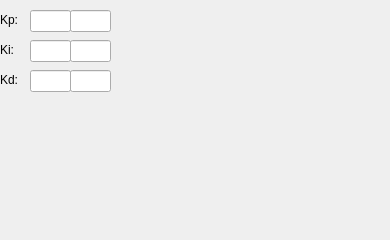
   <widget class="QWidget" name="tab">
    <attribute name="title">
     <string>Tuning</string>
    </attribute>
    <widget class="caTextEntry" name="catextentry_17">
     <property name="geometry">
      <rect>
       <x>70</x>
       <y>70</y>
       <width>41</width>
       <height>22</height>
      </rect>
     </property>
     <property name="minimumSize">
      <size>
       <width>0</width>
       <height>22</height>
      </size>
     </property>
     <property name="maximumSize">
      <size>
       <width>16777215</width>
       <height>22</height>
      </size>
     </property>
     <property name="readOnly">
      <bool>false</bool>
     </property>
     <property name="channel" stdset="0">
      <string notr="true">$(SYS):$(Axis)-Ctrl-Kd</string>
     </property>
     <property name="precision">
      <number>3</number>
     </property>
     <property name="precisionMode">
      <enum>caLineEdit::User</enum>
     </property>
     <property name="keepFocus">
      <bool>true</bool>
     </property>
    </widget>
    <widget class="caLineEdit" name="calineedit_38">
     <property name="geometry">
      <rect>
       <x>30</x>
       <y>10</y>
       <width>41</width>
       <height>22</height>
      </rect>
     </property>
     <property name="minimumSize">
      <size>
       <width>0</width>
       <height>22</height>
      </size>
     </property>
     <property name="maximumSize">
      <size>
       <width>16777215</width>
       <height>22</height>
      </size>
     </property>
     <property name="channel" stdset="0">
      <string notr="true">$(SYS):$(Axis)-Ctrl-Kp</string>
     </property>
     <property name="background">
      <color alpha="222">
       <red>192</red>
       <green>192</green>
       <blue>192</blue>
      </color>
     </property>
     <property name="colorMode">
      <enum>caLineEdit::Static</enum>
     </property>
     <property name="precision">
      <number>3</number>
     </property>
     <property name="precisionMode">
      <enum>caLineEdit::Channel</enum>
     </property>
     <property name="limitsMode">
      <enum>caLineEdit::User</enum>
     </property>
     <property name="unitsEnabled">
      <bool>true</bool>
     </property>
    </widget>
    <widget class="caTextEntry" name="catextentry_14">
     <property name="geometry">
      <rect>
       <x>70</x>
       <y>10</y>
       <width>41</width>
       <height>22</height>
      </rect>
     </property>
     <property name="minimumSize">
      <size>
       <width>0</width>
       <height>22</height>
      </size>
     </property>
     <property name="maximumSize">
      <size>
       <width>16777215</width>
       <height>22</height>
      </size>
     </property>
     <property name="readOnly">
      <bool>false</bool>
     </property>
     <property name="channel" stdset="0">
      <string notr="true">$(SYS):$(Axis)-Ctrl-Kp</string>
     </property>
     <property name="precision">
      <number>3</number>
     </property>
     <property name="precisionMode">
      <enum>caLineEdit::User</enum>
     </property>
     <property name="keepFocus">
      <bool>true</bool>
     </property>
    </widget>
    <widget class="caLineEdit" name="calineedit_39">
     <property name="geometry">
      <rect>
       <x>30</x>
       <y>40</y>
       <width>41</width>
       <height>22</height>
      </rect>
     </property>
     <property name="minimumSize">
      <size>
       <width>0</width>
       <height>22</height>
      </size>
     </property>
     <property name="maximumSize">
      <size>
       <width>16777215</width>
       <height>22</height>
      </size>
     </property>
     <property name="channel" stdset="0">
      <string notr="true">$(SYS):$(Axis)-Ctrl-Ki</string>
     </property>
     <property name="background">
      <color alpha="222">
       <red>192</red>
       <green>192</green>
       <blue>192</blue>
      </color>
     </property>
     <property name="colorMode">
      <enum>caLineEdit::Static</enum>
     </property>
     <property name="precision">
      <number>3</number>
     </property>
     <property name="precisionMode">
      <enum>caLineEdit::Channel</enum>
     </property>
     <property name="limitsMode">
      <enum>caLineEdit::User</enum>
     </property>
     <property name="unitsEnabled">
      <bool>true</bool>
     </property>
    </widget>
    <widget class="caTextEntry" name="catextentry_15">
     <property name="geometry">
      <rect>
       <x>70</x>
       <y>40</y>
       <width>41</width>
       <height>22</height>
      </rect>
     </property>
     <property name="minimumSize">
      <size>
       <width>0</width>
       <height>22</height>
      </size>
     </property>
     <property name="maximumSize">
      <size>
       <width>16777215</width>
       <height>22</height>
      </size>
     </property>
     <property name="readOnly">
      <bool>false</bool>
     </property>
     <property name="channel" stdset="0">
      <string notr="true">$(SYS):$(Axis)-Ctrl-Ki</string>
     </property>
     <property name="precision">
      <number>3</number>
     </property>
     <property name="precisionMode">
      <enum>caLineEdit::User</enum>
     </property>
     <property name="keepFocus">
      <bool>true</bool>
     </property>
    </widget>
    <widget class="caLabel" name="calabel_59">
     <property name="geometry">
      <rect>
       <x>0</x>
       <y>40</y>
       <width>21</width>
       <height>20</height>
      </rect>
     </property>
     <property name="minimumSize">
      <size>
       <width>0</width>
       <height>20</height>
      </size>
     </property>
     <property name="maximumSize">
      <size>
       <width>16777215</width>
       <height>20</height>
      </size>
     </property>
     <property name="text">
      <string>Ki:</string>
     </property>
    </widget>
    <widget class="caLabel" name="calabel_44">
     <property name="geometry">
      <rect>
       <x>0</x>
       <y>10</y>
       <width>21</width>
       <height>20</height>
      </rect>
     </property>
     <property name="minimumSize">
      <size>
       <width>0</width>
       <height>20</height>
      </size>
     </property>
     <property name="maximumSize">
      <size>
       <width>16777215</width>
       <height>20</height>
      </size>
     </property>
     <property name="text">
      <string>Kp:</string>
     </property>
    </widget>
    <widget class="caLabel" name="calabel_60">
     <property name="geometry">
      <rect>
       <x>0</x>
       <y>70</y>
       <width>21</width>
       <height>20</height>
      </rect>
     </property>
     <property name="minimumSize">
      <size>
       <width>0</width>
       <height>20</height>
      </size>
     </property>
     <property name="maximumSize">
      <size>
       <width>16777215</width>
       <height>20</height>
      </size>
     </property>
     <property name="text">
      <string>Kd:</string>
     </property>
    </widget>
    <widget class="caLineEdit" name="calineedit_40">
     <property name="geometry">
      <rect>
       <x>30</x>
       <y>70</y>
       <width>41</width>
       <height>22</height>
      </rect>
     </property>
     <property name="minimumSize">
      <size>
       <width>0</width>
       <height>22</height>
      </size>
     </property>
     <property name="maximumSize">
      <size>
       <width>16777215</width>
       <height>22</height>
      </size>
     </property>
     <property name="channel" stdset="0">
      <string notr="true">$(SYS):$(Axis)-Ctrl-Kd</string>
     </property>
     <property name="background">
      <color alpha="222">
       <red>192</red>
       <green>192</green>
       <blue>192</blue>
      </color>
     </property>
     <property name="colorMode">
      <enum>caLineEdit::Static</enum>
     </property>
     <property name="precision">
      <number>3</number>
     </property>
     <property name="precisionMode">
      <enum>caLineEdit::Channel</enum>
     </property>
     <property name="limitsMode">
      <enum>caLineEdit::User</enum>
     </property>
     <property name="unitsEnabled">
      <bool>true</bool>
     </property>
    </widget>
    <widget class="caStripPlot" name="castripplot_2">
     <property name="geometry">
      <rect>
       <x>110</x>
       <y>10</y>
       <width>271</width>
       <height>221</height>
      </rect>
     </property>
     <property name="font">
      <font>
       <pointsize>4</pointsize>
      </font>
     </property>
     <property name="channels" stdset="0">
      <string>$(SYS):$(Axis)-PosErr</string>
     </property>
     <property name="period">
      <double>30.000000000000000</double>
     </property>
     <property name="refreshRate" stdset="0">
      <enum>caStripPlot::High</enum>
     </property>
     <property name="numberOfXticks" stdset="0">
      <number>4</number>
     </property>
     <property name="YAxisScaling" stdset="0">
      <enum>caStripPlot::autoScale</enum>
     </property>
     <property name="YaxisLimitsMax_1">
      <double>600.000000000000000</double>
     </property>
     <property name="YaxisLimitsMin_1">
      <double>200.000000000000000</double>
     </property>
     <property name="YaxisScalingMax_1" stdset="0">
      <enum>caStripPlot::User</enum>
     </property>
     <property name="YaxisScalingMin_1" stdset="0">
      <enum>caStripPlot::User</enum>
     </property>
     <property name="color_1">
      <color>
       <red>255</red>
       <green>216</green>
       <blue>217</blue>
      </color>
     </property>
     <property name="YaxisLimitsMin_2">
      <double>-100.000000000000000</double>
     </property>
     <property name="YaxisScalingMax_2" stdset="0">
      <enum>caStripPlot::User</enum>
     </property>
     <property name="YaxisScalingMin_2" stdset="0">
      <enum>caStripPlot::User</enum>
     </property>
     <property name="color_2">
      <color>
       <red>0</red>
       <green>255</green>
       <blue>0</blue>
      </color>
     </property>
     <property name="YaxisLimitsMax_3">
      <double>30.000000000000000</double>
     </property>
     <property name="YaxisLimitsMin_3">
      <double>0.000000000000000</double>
     </property>
     <property name="YaxisScalingMax_3" stdset="0">
      <enum>caStripPlot::User</enum>
     </property>
     <property name="YaxisScalingMin_3" stdset="0">
      <enum>caStripPlot::User</enum>
     </property>
     <property name="color_3">
      <color>
       <red>159</red>
       <green>207</green>
       <blue>255</blue>
      </color>
     </property>
     <property name="foreground">
      <color alpha="0">
       <red>133</red>
       <green>190</green>
       <blue>232</blue>
      </color>
     </property>
     <property name="LegendEnabled">
      <bool>false</bool>
     </property>
    </widget>
   </widget>
